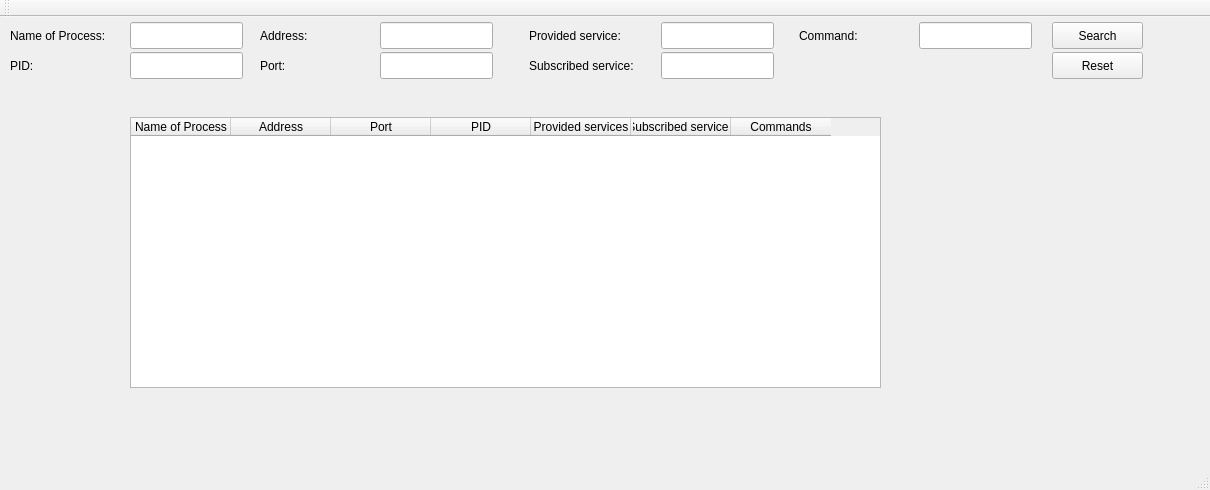
<?xml version="1.0" encoding="UTF-8"?>
<ui version="4.0">
 <class>CommunicationGUI</class>
 <widget class="QMainWindow" name="CommunicationGUI">
  <property name="geometry">
   <rect>
    <x>0</x>
    <y>0</y>
    <width>1210</width>
    <height>490</height>
   </rect>
  </property>
  <property name="windowTitle">
   <string>DIALOG CommunicationGUI</string>
  </property>
  <widget class="QWidget" name="centralWidget">
   <widget class="QTableWidget" name="connectedProcessesTable">
    <property name="geometry">
     <rect>
      <x>130</x>
      <y>100</y>
      <width>751</width>
      <height>271</height>
     </rect>
    </property>
    <property name="maximumSize">
     <size>
      <width>751</width>
      <height>16777215</height>
     </size>
    </property>
    <property name="columnCount">
     <number>7</number>
    </property>
    <column>
     <property name="text">
      <string>Name of Process</string>
     </property>
    </column>
    <column>
     <property name="text">
      <string>Address</string>
     </property>
    </column>
    <column>
     <property name="text">
      <string>Port</string>
     </property>
    </column>
    <column>
     <property name="text">
      <string>PID</string>
     </property>
    </column>
    <column>
     <property name="text">
      <string>Provided services</string>
     </property>
    </column>
    <column>
     <property name="text">
      <string>Subscribed services</string>
     </property>
    </column>
    <column>
     <property name="text">
      <string>Commands</string>
     </property>
    </column>
   </widget>
   <widget class="QLabel" name="nameOfProcessLabel">
    <property name="geometry">
     <rect>
      <x>10</x>
      <y>10</y>
      <width>121</width>
      <height>17</height>
     </rect>
    </property>
    <property name="text">
     <string>Name of Process:</string>
    </property>
   </widget>
   <widget class="QLineEdit" name="nameOfProcessText">
    <property name="geometry">
     <rect>
      <x>130</x>
      <y>5</y>
      <width>113</width>
      <height>27</height>
     </rect>
    </property>
   </widget>
   <widget class="QLineEdit" name="nameOfCommandText">
    <property name="geometry">
     <rect>
      <x>919</x>
      <y>5</y>
      <width>113</width>
      <height>27</height>
     </rect>
    </property>
   </widget>
   <widget class="QLabel" name="nameOfCommandLabel">
    <property name="geometry">
     <rect>
      <x>799</x>
      <y>10</y>
      <width>121</width>
      <height>17</height>
     </rect>
    </property>
    <property name="text">
     <string>Command:</string>
    </property>
   </widget>
   <widget class="QLineEdit" name="nameOfProvidedServiceText">
    <property name="geometry">
     <rect>
      <x>661</x>
      <y>5</y>
      <width>113</width>
      <height>27</height>
     </rect>
    </property>
   </widget>
   <widget class="QLabel" name="nameOfProvidedServiceLabel">
    <property name="geometry">
     <rect>
      <x>529</x>
      <y>10</y>
      <width>131</width>
      <height>17</height>
     </rect>
    </property>
    <property name="text">
     <string>Provided service:</string>
    </property>
   </widget>
   <widget class="QLineEdit" name="nameOfSubscribedServiceText">
    <property name="geometry">
     <rect>
      <x>661</x>
      <y>35</y>
      <width>113</width>
      <height>27</height>
     </rect>
    </property>
   </widget>
   <widget class="QLabel" name="nameOfSubscribedServiceLabel">
    <property name="geometry">
     <rect>
      <x>529</x>
      <y>40</y>
      <width>131</width>
      <height>17</height>
     </rect>
    </property>
    <property name="text">
     <string>Subscribed service:</string>
    </property>
   </widget>
   <widget class="QPushButton" name="searchButton">
    <property name="geometry">
     <rect>
      <x>1052</x>
      <y>5</y>
      <width>91</width>
      <height>27</height>
     </rect>
    </property>
    <property name="text">
     <string>Search</string>
    </property>
   </widget>
   <widget class="QPushButton" name="resetButton">
    <property name="geometry">
     <rect>
      <x>1052</x>
      <y>35</y>
      <width>91</width>
      <height>27</height>
     </rect>
    </property>
    <property name="text">
     <string>Reset</string>
    </property>
   </widget>
   <widget class="QLabel" name="pidLabel">
    <property name="geometry">
     <rect>
      <x>10</x>
      <y>40</y>
      <width>121</width>
      <height>17</height>
     </rect>
    </property>
    <property name="text">
     <string>PID:</string>
    </property>
   </widget>
   <widget class="QLineEdit" name="pidText">
    <property name="geometry">
     <rect>
      <x>130</x>
      <y>35</y>
      <width>113</width>
      <height>27</height>
     </rect>
    </property>
   </widget>
   <widget class="QLabel" name="addressLabel">
    <property name="geometry">
     <rect>
      <x>260</x>
      <y>10</y>
      <width>121</width>
      <height>17</height>
     </rect>
    </property>
    <property name="text">
     <string>Address:</string>
    </property>
   </widget>
   <widget class="QLineEdit" name="addressText">
    <property name="geometry">
     <rect>
      <x>380</x>
      <y>5</y>
      <width>113</width>
      <height>27</height>
     </rect>
    </property>
   </widget>
   <widget class="QLineEdit" name="portText">
    <property name="geometry">
     <rect>
      <x>380</x>
      <y>35</y>
      <width>113</width>
      <height>27</height>
     </rect>
    </property>
   </widget>
   <widget class="QLabel" name="portLabel">
    <property name="geometry">
     <rect>
      <x>260</x>
      <y>40</y>
      <width>121</width>
      <height>17</height>
     </rect>
    </property>
    <property name="text">
     <string>Port:</string>
    </property>
   </widget>
  </widget>
  <widget class="QMenuBar" name="menuBar">
   <property name="geometry">
    <rect>
     <x>0</x>
     <y>0</y>
     <width>1210</width>
     <height>25</height>
    </rect>
   </property>
  </widget>
  <widget class="QToolBar" name="mainToolBar">
   <attribute name="toolBarArea">
    <enum>TopToolBarArea</enum>
   </attribute>
   <attribute name="toolBarBreak">
    <bool>false</bool>
   </attribute>
  </widget>
  <widget class="QStatusBar" name="statusBar"/>
 </widget>
 <layoutdefault spacing="6" margin="11"/>
 <resources/>
 <connections/>
</ui>
